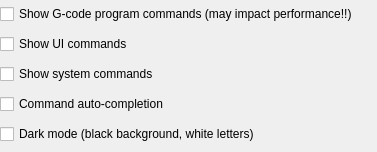
<?xml version="1.0" encoding="UTF-8"?>
<ui version="4.0">
 <class>partSettingsConsole</class>
 <widget class="QWidget" name="partSettingsConsole">
  <property name="geometry">
   <rect>
    <x>0</x>
    <y>0</y>
    <width>377</width>
    <height>152</height>
   </rect>
  </property>
  <property name="windowTitle">
   <string>Form</string>
  </property>
  <layout class="QVBoxLayout" name="verticalLayout">
   <property name="leftMargin">
    <number>0</number>
   </property>
   <property name="topMargin">
    <number>0</number>
   </property>
   <property name="rightMargin">
    <number>0</number>
   </property>
   <property name="bottomMargin">
    <number>0</number>
   </property>
   <item>
    <widget class="QCheckBox" name="chkConsoleShowProgramCommands">
     <property name="text">
      <string>Show G-code program commands (may impact performance!!)</string>
     </property>
    </widget>
   </item>
   <item>
    <widget class="QCheckBox" name="chkConsoleShowUICommands">
     <property name="text">
      <string>Show UI commands</string>
     </property>
    </widget>
   </item>
   <item>
    <widget class="QCheckBox" name="chkConsoleShowSystemCommands">
     <property name="text">
      <string>Show system commands</string>
     </property>
    </widget>
   </item>
   <item>
    <widget class="QCheckBox" name="chkConsoleAutocompletion">
     <property name="text">
      <string>Command auto-completion</string>
     </property>
    </widget>
   </item>
   <item>
    <widget class="QCheckBox" name="chkConsoleDarkMode">
     <property name="text">
      <string>Dark mode (black background, white letters)</string>
     </property>
    </widget>
   </item>
  </layout>
 </widget>
 <resources/>
 <connections/>
</ui>
